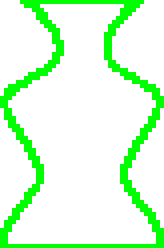
%> input picture images/Sample3.png, 41 x 62 px (shown 4 times larger)
$ octave generate.m   (GNU Octave 9; MATLAB toolbox functions it lacks are replaced by stand-ins)
%> lines starting %> are read from the running program, lines starting %| are printed output that depends on the picture; in (x1, y1, x2, y2) boxes, pixels count from 0 and x2, y2 are one past the last pixel; in counts of white or black regions, pixels touching at a corner belong together; the program's own positions count from 1
### sketch/matlab_codes/createcircle.m
function [C] = createcircle(dsize,r)
    imageSizeX = dsize;
    imageSizeY = dsize;
    [columnsInImage, rowsInImage] = meshgrid(1:imageSizeX, 1:imageSizeY);
    % Next create the circle in the image.
    centerX = imageSizeX/2;
    centerY = imageSizeY/2;
    radius = r;
    circlePixels = abs((rowsInImage - centerY).^2 ...
        + (columnsInImage - centerX).^2) <= radius.^2;
    % circlePixels is a 2D "logical" array.
    % Now, display it.
    C = circlePixels;
end

### sketch/matlab_codes/generate.m
%Load an example dataset.  The contents are as follows:
%  gridDATA      30x30x30                       216000  double array
%  gridX          1x30                             240  double array
%  gridY          1x30                             240  double array
%  gridZ          1x30                             240  double array
clear;
addpath(genpath('../CONVERT_voxels_to_stl/CONVERT_voxels_to_stl'))
addpath(genpath('./mesh'))


imgE = imread('../../images/Sample3.png');
%> imgE is the input picture: size 62x41x3 uint8; mean R, G, B 215.3, 255, 215.3
% imgSwp = imread('../../images/Sample1sweep.png');
% imgSwp = imresize(imgSwp,[size(imgE,1) size(imgE,2)]);

% Data for Sample1: [29 2] [29 64] 61 ... [2 6] [52 6]
% Data for Sample2: [1 1] [40 1]  ... [1 68] [40 68]
% Data for Sample3: [7 1] [35 1]  ... [1 62] [41 62]

se = strel('disk',2);
imgbw = imclose(rgb2gray(imgE),se);
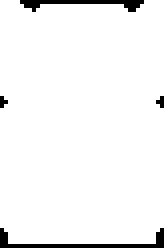
%> imgbw: size 62x41 uint8 (shown 4 times larger); values 150 (black) and 255 (white), 95.9% white; black in thin lines or dots
imgbw = imfill(imgbw,'holes');

[B,L] = bwboundaries(imgbw,'noholes');
%> L: size 62x41 double; every value is 1
%> B = 1 boundary; box (x1, y1, x2, y2) and points: (0, 0, 41, 62) 203
boundary = B{1};
%> boundary = 203 rows, first 12: [1 1; 1 2; 1 3; 1 4; 1 5; 1 6; 1 7; 1 8; 1 9; 1 10; 1 11; 1 12]

A = uint8(zeros(size(imgE)));
for k=1:size(boundary,1)
    A(boundary(k,1),boundary(k,2),1) = 255;A(boundary(k,1),boundary(k,2),2) = 255;A(boundary(k,1),boundary(k,2),3) = 255;
end
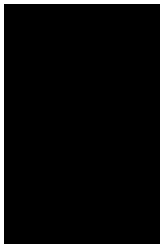
%> A: size 62x41x3 uint8 (shown 4 times larger); 7.9% white in thin lines or dots

diaC = [];
for i=1:62
    row = A(i,:);
    indx = find(row);
    diaC = [diaC (indx(2)-indx(1))];
end
%> this loop made 62 passes
%> diaC on passes 1 to 12: 1, [1 40], [1 40 40], [1 40 40 40], [1 40 40 40 40], [1 40 40 40 40 40], [1 40 40 40 40 40 40], [1 40 40 40 40 40 40 40], [1 40 40 40 40 40 40 40 40], [1 40 40 40 40 40 40 40 40 40], [1 40 40 40 40 40 40 40 40 40 40], [1 40 40 40 40 40 40 40 40 40 40 40]
%> after the loop, diaC = 62 values, max 40 at index 2, min 1 at index 1, mean 38.74
cSize = max(diaC);
%> cSize = 40

model = repmat(1, [cSize cSize (61-6)]);
for i=1:size(diaC,2)
    circle = createcircle(cSize,diaC(1,i)/2);
    circlenew = uint8(circle).*255;
    imgbw = imclose(circlenew,se);
    imgbw = imfill(imgbw,'holes');
    [B,L] = bwboundaries(imgbw,'noholes');
    boundary  = B{1};
    A = uint8(zeros(size(circle)));
    for k=1:size(boundary,1)
        A(boundary(k,1),boundary(k,2),1) = 255;A(boundary(k,1),boundary(k,2),2) = 255;A(boundary(k,1),boundary(k,2),3) = 255;
    end
    model(:,:,i) = rgb2gray(A);
%     model(:,:,i) = circle;
end
%> this loop made 62 passes
%> radius in createcircle on passes 2 to 13: 20, 20, 20, 20, 20, 20, 20, 20, 20, 20, 20, 20
%> (radius in createcircle, boundary) on pass 1: (0.5, [20 20; 20 20])
%> pass 1, in createcircle, `circlePixels = abs((rowsInImage - centerY).^2 + (columnsInImage - cent..`:
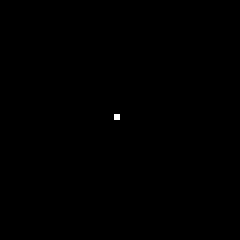
%> circlePixels: size 40x40 logical (shown 6 times larger); 0.06% white in thin lines or dots, all inside (x1, y1, x2, y2) = (19, 19, 20, 20)
%> pass 2, in createcircle (call 2), `circlePixels = abs((rowsInImage - centerY).^2 + (columnsInImage - cent..`:
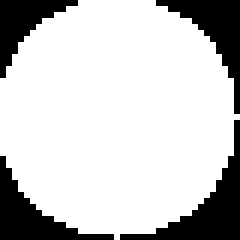
%> circlePixels: size 40x40 logical (shown 6 times larger); 78.4% white; 4 black regions, box (x1, y1, x2, y2) and area: (20, 20, 40, 40) 106, (26, 0, 40, 19) 86, (0, 26, 19, 40) 86, (0, 0, 13, 13) 67

gridX = [-size(model,1)/2:size(model,1)/2-1];
%> gridX = 40 values from -20 to 19
gridY = [-size(model,2)/2:size(model,2)/2-1];
%> gridY = 40 values from -20 to 19
gridZ = [-size(model,3)/2:size(model,3)/2-1];
%> gridZ = 62 values from -31 to 30

% Surf-2-Solid
VariableName = [];
for i=1:size(gridZ,2)
%> (the run ends here)

$ run again, with images/Sample1.png copied over images/Sample3.png
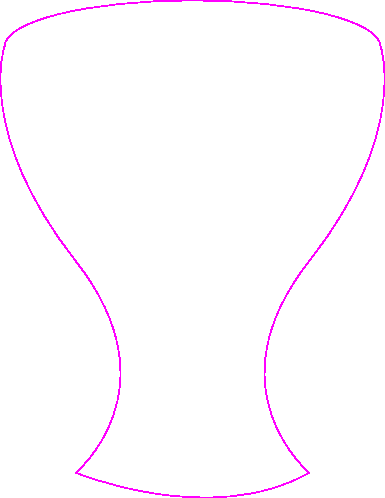
%> input picture images/Sample1.png, 385 x 498 px
%> imgE is the input picture: size 498x385x3 uint8; mean R, G, B 255, 250.9, 255
%> imgbw: size 498x385 uint8; values 105 (black) and 255 (white), 99.8% white; 4 black regions, box (x1, y1, x2, y2) and area: (153, 0, 232, 2) 135, (182, 496, 227, 498) 75, (0, 61, 2, 97) 58, (383, 61, 385, 97) 58
%> `[B,L] = bwboundaries(imgbw,'noholes');`: B = 1 boundary; box (x1, y1, x2, y2) and points: (0, 0, 385, 498) 1763
%> `boundary = B{1};`: boundary = 1763 rows, first 12: [1 1; 1 2; 1 3; 1 4; 1 5; 1 6; 1 7; 1 8; 1 9; 1 10; 1 11; 1 12]
%> after the loop `for k=1:size(boundary,1)`:
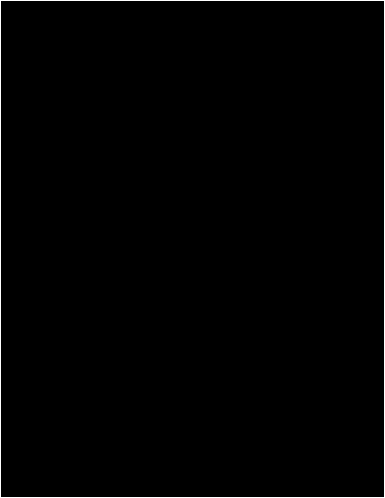
%> A: size 498x385x3 uint8; 0.92% white in thin lines or dots
%> the loop `for i=1:62` made 62 passes
%> diaC on passes 1 to 8: 1, [1 384], [1 384 384], [1 384 384 384], [1 384 384 384 384], [1 384 384 384 384 384], [1 384 384 384 384 384 384], [1 384 384 384 384 384 384 384]
%> after the loop `for i=1:62`: diaC = 62 values from 1 to 384
%> cSize = 384
%> the loop `for i=1:size(diaC,2)` made 62 passes
%> radius in createcircle on passes 2 to 9: 192, 192, 192, 192, 192, 192, 192, 192
%> after the loop `for i=1:size(diaC,2)`:
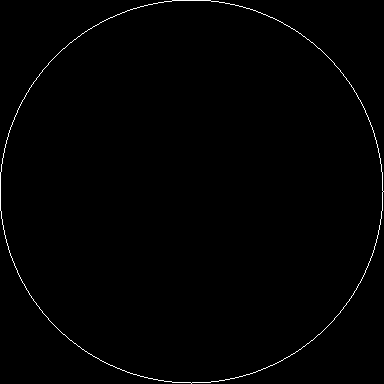
%> A: size 384x384x3 uint8; 0.74% white in thin lines or dots
%> gridX = 384 values from -192 to 191
%> gridZ = 62 values from -31 to 30
